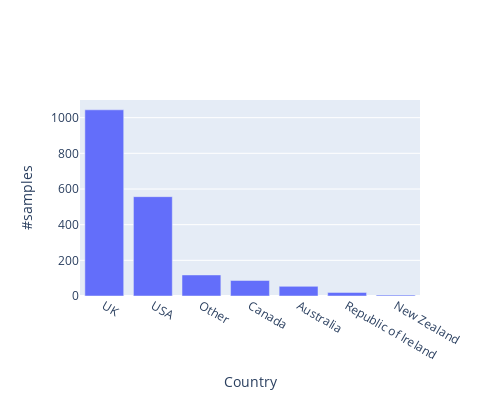

The code cell stored with this chart in its notebook:
### Markdown cell above
Next, we look at the cannabis distribution per country, to see how much the state influences our target:

### Code cell
data=[go.Bar(x=df["Country"].value_counts().index,
            y=df["Country"].value_counts().values)]
layout = go.Layout(
    autosize=False,
    width=500,
    height=400,
    xaxis=dict(
        title='Country'),
    yaxis=dict(
        title='#samples'
    ))

fig = go.Figure(data=data, layout=layout)
fig

### Figure 1 — Plotly figure (JSON) as saved in the notebook; plotly's stock layout.template omitted (floating-point values rounded to 4 significant figures)
{"data": [{"type": "bar", "x": ["UK", "USA", "Other", "Canada", "Australia", "Republic of Ireland", "New Zealand"], "y": [1044, 557, 118, 87, 54, 20, 5]}], "layout": {"autosize": false, "height": 400, "width": 500, "xaxis": {"title": {"text": "Country"}}, "yaxis": {"title": {"text": "#samples"}}}}
